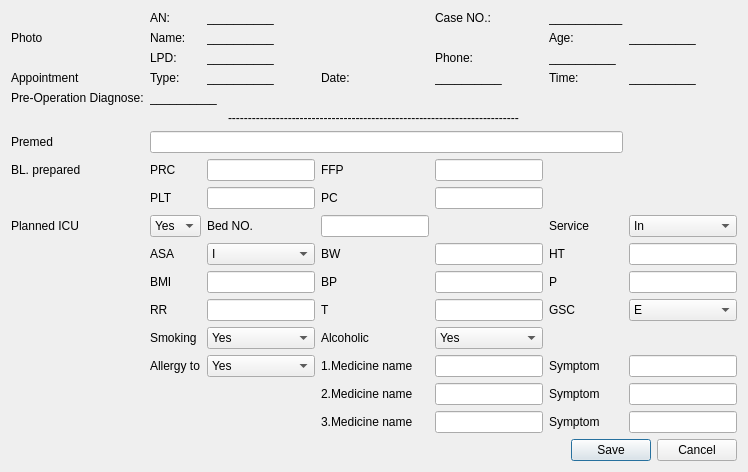
         <widget class="QWidget" name="Pre">
          <attribute name="title">
           <string>Pre</string>
          </attribute>
          <layout class="QGridLayout" name="gridLayout_6">
           <item row="0" column="0">
            <layout class="QGridLayout" name="gridLayout_5">
             <item row="7" column="3">
              <widget class="QLabel" name="label_78">
               <property name="text">
                <string>FFP</string>
               </property>
              </widget>
             </item>
             <item row="16" column="4">
              <widget class="QLineEdit" name="lineEdit_32"/>
             </item>
             <item row="14" column="6">
              <widget class="QLineEdit" name="lineEdit_30"/>
             </item>
             <item row="14" column="4">
              <widget class="QLineEdit" name="lineEdit_28"/>
             </item>
             <item row="7" column="1">
              <widget class="QLabel" name="label_79">
               <property name="text">
                <string>PRC</string>
               </property>
              </widget>
             </item>
             <item row="16" column="6">
              <widget class="QLineEdit" name="lineEdit_33"/>
             </item>
             <item row="6" column="1" colspan="5">
              <widget class="QLineEdit" name="lineEdit_36"/>
             </item>
             <item row="3" column="3">
              <widget class="QLabel" name="label_45">
               <property name="text">
                <string>Date:</string>
               </property>
              </widget>
             </item>
             <item row="5" column="0" colspan="7" alignment="Qt::AlignHCenter">
              <widget class="QLabel" name="label_54">
               <property name="text">
                <string>-------------------------------------------------------------------------</string>
               </property>
              </widget>
             </item>
             <item row="0" column="5">
              <widget class="QLabel" name="label_38">
               <property name="text">
                <string>___________</string>
               </property>
              </widget>
             </item>
             <item row="2" column="5">
              <widget class="QLabel" name="label_42">
               <property name="text">
                <string>__________</string>
               </property>
              </widget>
             </item>
             <item row="4" column="1" colspan="6">
              <widget class="QLabel" name="label_53">
               <property name="text">
                <string>__________</string>
               </property>
              </widget>
             </item>
             <item row="3" column="2">
              <widget class="QLabel" name="label_44">
               <property name="text">
                <string>__________</string>
               </property>
              </widget>
             </item>
             <item row="1" column="1">
              <widget class="QLabel" name="label_31">
               <property name="text">
                <string>Name:</string>
               </property>
              </widget>
             </item>
             <item row="3" column="5">
              <widget class="QLabel" name="label_47">
               <property name="text">
                <string>Time:</string>
               </property>
              </widget>
             </item>
             <item row="2" column="4">
              <widget class="QLabel" name="label_41">
               <property name="text">
                <string>Phone:</string>
               </property>
              </widget>
             </item>
             <item row="2" column="2">
              <widget class="QLabel" name="label_50">
               <property name="text">
                <string>__________</string>
               </property>
              </widget>
             </item>
             <item row="3" column="6">
              <widget class="QLabel" name="label_48">
               <property name="text">
                <string>__________</string>
               </property>
              </widget>
             </item>
             <item row="4" column="0">
              <widget class="QLabel" name="label_52">
               <property name="text">
                <string>Pre-Operation Diagnose:</string>
               </property>
              </widget>
             </item>
             <item row="1" column="6">
              <widget class="QLabel" name="label_51">
               <property name="text">
                <string>__________</string>
               </property>
              </widget>
             </item>
             <item row="0" column="1">
              <widget class="QLabel" name="label_32">
               <property name="text">
                <string>AN:</string>
               </property>
              </widget>
             </item>
             <item row="3" column="4">
              <widget class="QLabel" name="label_46">
               <property name="text">
                <string>__________</string>
               </property>
              </widget>
             </item>
             <item row="1" column="5">
              <widget class="QLabel" name="label_49">
               <property name="text">
                <string>Age:</string>
               </property>
              </widget>
             </item>
             <item row="0" column="2">
              <widget class="QLabel" name="label_36">
               <property name="text">
                <string>__________</string>
               </property>
              </widget>
             </item>
             <item row="3" column="1">
              <widget class="QLabel" name="label_43">
               <property name="text">
                <string>Type:</string>
               </property>
              </widget>
             </item>
             <item row="0" column="4">
              <widget class="QLabel" name="label_37">
               <property name="text">
                <string>Case NO.:</string>
               </property>
              </widget>
             </item>
             <item row="2" column="1">
              <widget class="QLabel" name="label_35">
               <property name="text">
                <string>LPD:</string>
               </property>
              </widget>
             </item>
             <item row="3" column="0">
              <widget class="QLabel" name="label_40">
               <property name="text">
                <string>Appointment</string>
               </property>
              </widget>
             </item>
             <item row="1" column="2" colspan="3">
              <widget class="QLabel" name="label_39">
               <property name="text">
                <string>__________</string>
               </property>
              </widget>
             </item>
             <item row="8" column="4">
              <widget class="QLineEdit" name="lineEdit_35"/>
             </item>
             <item row="10" column="5">
              <widget class="QLabel" name="label_62">
               <property name="text">
                <string>HT</string>
               </property>
              </widget>
             </item>
             <item row="8" column="3">
              <widget class="QLabel" name="label_77">
               <property name="text">
                <string>PC</string>
               </property>
              </widget>
             </item>
             <item row="10" column="2">
              <widget class="QComboBox" name="comboBox_15">
               <item>
                <property name="text">
                 <string>I</string>
                </property>
               </item>
               <item>
                <property name="text">
                 <string>II</string>
                </property>
               </item>
               <item>
                <property name="text">
                 <string>III</string>
                </property>
               </item>
               <item>
                <property name="text">
                 <string>IV</string>
                </property>
               </item>
               <item>
                <property name="text">
                 <string>V</string>
                </property>
               </item>
               <item>
                <property name="text">
                 <string>I E</string>
                </property>
               </item>
               <item>
                <property name="text">
                 <string>II E</string>
                </property>
               </item>
               <item>
                <property name="text">
                 <string>III E</string>
                </property>
               </item>
               <item>
                <property name="text">
                 <string>IV E</string>
                </property>
               </item>
               <item>
                <property name="text">
                 <string>V E</string>
                </property>
               </item>
              </widget>
             </item>
             <item row="10" column="4">
              <widget class="QLineEdit" name="lineEdit_23"/>
             </item>
             <item row="10" column="1">
              <widget class="QLabel" name="label_60">
               <property name="text">
                <string>ASA</string>
               </property>
              </widget>
             </item>
             <item row="10" column="6">
              <widget class="QLineEdit" name="lineEdit_24"/>
             </item>
             <item row="10" column="3">
              <widget class="QLabel" name="label_61">
               <property name="text">
                <string>BW</string>
               </property>
              </widget>
             </item>
             <item row="7" column="0">
              <widget class="QLabel" name="label_56">
               <property name="text">
                <string>BL. prepared</string>
               </property>
              </widget>
             </item>
             <item row="9" column="1">
              <widget class="QComboBox" name="comboBox_13">
               <item>
                <property name="text">
                 <string>Yes</string>
                </property>
               </item>
               <item>
                <property name="text">
                 <string>No</string>
                </property>
               </item>
              </widget>
             </item>
             <item row="9" column="0">
              <widget class="QLabel" name="label_57">
               <property name="text">
                <string>Planned ICU</string>
               </property>
              </widget>
             </item>
             <item row="7" column="2">
              <widget class="QLineEdit" name="lineEdit_20"/>
             </item>
             <item row="9" column="3">
              <widget class="QLineEdit" name="lineEdit_22"/>
             </item>
             <item row="6" column="0">
              <widget class="QLabel" name="label_55">
               <property name="text">
                <string>Premed</string>
               </property>
              </widget>
             </item>
             <item row="9" column="5">
              <widget class="QLabel" name="label_58">
               <property name="text">
                <string>Service</string>
               </property>
              </widget>
             </item>
             <item row="9" column="2">
              <widget class="QLabel" name="label_59">
               <property name="text">
                <string>Bed NO.</string>
               </property>
              </widget>
             </item>
             <item row="9" column="6">
              <widget class="QComboBox" name="comboBox_14">
               <item>
                <property name="text">
                 <string>In</string>
                </property>
               </item>
               <item>
                <property name="text">
                 <string>Out</string>
                </property>
               </item>
              </widget>
             </item>
             <item row="7" column="4">
              <widget class="QLineEdit" name="lineEdit_21"/>
             </item>
             <item row="11" column="2">
              <widget class="QLineEdit" name="lineEdit_18"/>
             </item>
             <item row="8" column="1">
              <widget class="QLabel" name="label_76">
               <property name="text">
                <string>PLT</string>
               </property>
              </widget>
             </item>
             <item row="8" column="2">
              <widget class="QLineEdit" name="lineEdit_34"/>
             </item>
             <item row="11" column="1">
              <widget class="QLabel" name="label_33">
               <property name="text">
                <string>BMI</string>
               </property>
              </widget>
             </item>
             <item row="11" column="6">
              <widget class="QLineEdit" name="lineEdit_25"/>
             </item>
             <item row="11" column="4">
              <widget class="QLineEdit" name="lineEdit_19"/>
             </item>
             <item row="12" column="2">
              <widget class="QLineEdit" name="lineEdit_26"/>
             </item>
             <item row="11" column="3">
              <widget class="QLabel" name="label_34">
               <property name="text">
                <string>BP</string>
               </property>
              </widget>
             </item>
             <item row="12" column="5">
              <widget class="QLabel" name="label_66">
               <property name="text">
                <string>GSC</string>
               </property>
              </widget>
             </item>
             <item row="11" column="5">
              <widget class="QLabel" name="label_63">
               <property name="text">
                <string>P</string>
               </property>
              </widget>
             </item>
             <item row="12" column="1">
              <widget class="QLabel" name="label_64">
               <property name="text">
                <string>RR</string>
               </property>
              </widget>
             </item>
             <item row="12" column="6">
              <widget class="QComboBox" name="comboBox_16">
               <item>
                <property name="text">
                 <string>E</string>
                </property>
               </item>
               <item>
                <property name="text">
                 <string>M</string>
                </property>
               </item>
               <item>
                <property name="text">
                 <string>V</string>
                </property>
               </item>
              </widget>
             </item>
             <item row="12" column="4">
              <widget class="QLineEdit" name="lineEdit_27"/>
             </item>
             <item row="13" column="1">
              <widget class="QLabel" name="label_67">
               <property name="text">
                <string>Smoking</string>
               </property>
              </widget>
             </item>
             <item row="12" column="3">
              <widget class="QLabel" name="label_65">
               <property name="text">
                <string>T</string>
               </property>
              </widget>
             </item>
             <item row="14" column="3">
              <widget class="QLabel" name="label_70">
               <property name="text">
                <string>1.Medicine name</string>
               </property>
              </widget>
             </item>
             <item row="14" column="1">
              <widget class="QLabel" name="label_69">
               <property name="text">
                <string>Allergy to</string>
               </property>
              </widget>
             </item>
             <item row="13" column="4">
              <widget class="QComboBox" name="comboBox_18">
               <item>
                <property name="text">
                 <string>Yes</string>
                </property>
               </item>
               <item>
                <property name="text">
                 <string>No</string>
                </property>
               </item>
              </widget>
             </item>
             <item row="14" column="2">
              <widget class="QComboBox" name="comboBox_19">
               <item>
                <property name="text">
                 <string>Yes</string>
                </property>
               </item>
               <item>
                <property name="text">
                 <string>No</string>
                </property>
               </item>
              </widget>
             </item>
             <item row="13" column="3">
              <widget class="QLabel" name="label_68">
               <property name="text">
                <string>Alcoholic</string>
               </property>
              </widget>
             </item>
             <item row="14" column="5">
              <widget class="QLabel" name="label_71">
               <property name="text">
                <string>Symptom</string>
               </property>
              </widget>
             </item>
             <item row="16" column="3">
              <widget class="QLabel" name="label_74">
               <property name="text">
                <string>3.Medicine name</string>
               </property>
              </widget>
             </item>
             <item row="15" column="3">
              <widget class="QLabel" name="label_72">
               <property name="text">
                <string>2.Medicine name</string>
               </property>
              </widget>
             </item>
             <item row="13" column="2">
              <widget class="QComboBox" name="comboBox_17">
               <item>
                <property name="text">
                 <string>Yes</string>
                </property>
               </item>
               <item>
                <property name="text">
                 <string>No</string>
                </property>
               </item>
              </widget>
             </item>
             <item row="15" column="5">
              <widget class="QLabel" name="label_73">
               <property name="text">
                <string>Symptom</string>
               </property>
              </widget>
             </item>
             <item row="15" column="6">
              <widget class="QLineEdit" name="lineEdit_31"/>
             </item>
             <item row="15" column="4">
              <widget class="QLineEdit" name="lineEdit_29"/>
             </item>
             <item row="16" column="5">
              <widget class="QLabel" name="label_75">
               <property name="text">
                <string>Symptom</string>
               </property>
              </widget>
             </item>
             <item row="17" column="5" colspan="2">
              <widget class="QDialogButtonBox" name="buttonBox_2">
               <property name="standardButtons">
                <set>QDialogButtonBox::Cancel|QDialogButtonBox::Save</set>
               </property>
              </widget>
             </item>
             <item row="0" column="0" rowspan="3">
              <widget class="QLabel" name="label_30">
               <property name="text">
                <string>Photo</string>
               </property>
              </widget>
             </item>
            </layout>
           </item>
          </layout>
         </widget>
